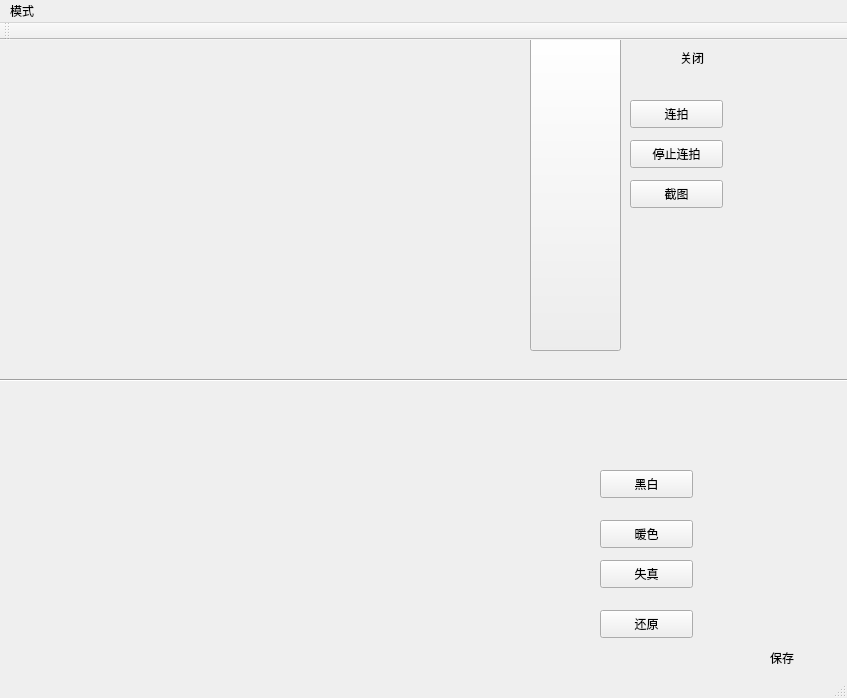
<?xml version="1.0" encoding="UTF-8"?>
<ui version="4.0">
 <class>MainWindow</class>
 <widget class="QMainWindow" name="MainWindow">
  <property name="geometry">
   <rect>
    <x>0</x>
    <y>0</y>
    <width>847</width>
    <height>698</height>
   </rect>
  </property>
  <property name="windowTitle">
   <string>照相机made by郜创新</string>
  </property>
  <property name="windowIcon">
   <iconset resource="heihei.qrc">
    <normaloff>:/Camera2.png</normaloff>:/Camera2.png</iconset>
  </property>
  <widget class="QWidget" name="centralWidget">
   <widget class="QWidget" name="horizontalWidget" native="true">
    <property name="geometry">
     <rect>
      <x>-40</x>
      <y>-10</y>
      <width>621</width>
      <height>331</height>
     </rect>
    </property>
    <layout class="QHBoxLayout" name="ImageView"/>
   </widget>
   <widget class="QPushButton" name="pushButton">
    <property name="geometry">
     <rect>
      <x>530</x>
      <y>-10</y>
      <width>91</width>
      <height>321</height>
     </rect>
    </property>
    <property name="text">
     <string/>
    </property>
    <property name="icon">
     <iconset resource="heihei.qrc">
      <normaloff>:/back1.png</normaloff>:/back1.png</iconset>
    </property>
    <property name="iconSize">
     <size>
      <width>100</width>
      <height>800</height>
     </size>
    </property>
   </widget>
   <widget class="QPushButton" name="buttonCapture">
    <property name="geometry">
     <rect>
      <x>560</x>
      <y>110</y>
      <width>60</width>
      <height>60</height>
     </rect>
    </property>
    <property name="maximumSize">
     <size>
      <width>60</width>
      <height>60</height>
     </size>
    </property>
    <property name="text">
     <string/>
    </property>
    <property name="icon">
     <iconset resource="heihei.qrc">
      <normaloff>:/Camera2.png</normaloff>:/Camera2.png</iconset>
    </property>
    <property name="iconSize">
     <size>
      <width>60</width>
      <height>60</height>
     </size>
    </property>
    <property name="flat">
     <bool>true</bool>
    </property>
   </widget>
   <widget class="QPushButton" name="buttonSave">
    <property name="geometry">
     <rect>
      <x>760</x>
      <y>540</y>
      <width>60</width>
      <height>60</height>
     </rect>
    </property>
    <property name="maximumSize">
     <size>
      <width>60</width>
      <height>60</height>
     </size>
    </property>
    <property name="text">
     <string/>
    </property>
    <property name="icon">
     <iconset resource="heihei.qrc">
      <normaloff>:/load.png</normaloff>:/load.png</iconset>
    </property>
    <property name="iconSize">
     <size>
      <width>60</width>
      <height>60</height>
     </size>
    </property>
    <property name="flat">
     <bool>true</bool>
    </property>
   </widget>
   <widget class="QPushButton" name="buttonQuit">
    <property name="geometry">
     <rect>
      <x>620</x>
      <y>-10</y>
      <width>60</width>
      <height>60</height>
     </rect>
    </property>
    <property name="maximumSize">
     <size>
      <width>60</width>
      <height>60</height>
     </size>
    </property>
    <property name="text">
     <string/>
    </property>
    <property name="icon">
     <iconset resource="heihei.qrc">
      <normaloff>:/Close.png</normaloff>:/Close.png</iconset>
    </property>
    <property name="iconSize">
     <size>
      <width>30</width>
      <height>30</height>
     </size>
    </property>
    <property name="flat">
     <bool>true</bool>
    </property>
   </widget>
   <widget class="QLabel" name="ImageCapture">
    <property name="geometry">
     <rect>
      <x>60</x>
      <y>350</y>
      <width>421</width>
      <height>281</height>
     </rect>
    </property>
    <property name="maximumSize">
     <size>
      <width>16777215</width>
      <height>454460</height>
     </size>
    </property>
    <property name="text">
     <string/>
    </property>
   </widget>
   <widget class="QLabel" name="label">
    <property name="geometry">
     <rect>
      <x>690</x>
      <y>170</y>
      <width>141</width>
      <height>131</height>
     </rect>
    </property>
    <property name="text">
     <string/>
    </property>
   </widget>
   <widget class="QPushButton" name="photocut">
    <property name="geometry">
     <rect>
      <x>630</x>
      <y>140</y>
      <width>93</width>
      <height>28</height>
     </rect>
    </property>
    <property name="text">
     <string>截图</string>
    </property>
   </widget>
   <widget class="QPushButton" name="shoot">
    <property name="geometry">
     <rect>
      <x>630</x>
      <y>60</y>
      <width>93</width>
      <height>28</height>
     </rect>
    </property>
    <property name="text">
     <string>连拍</string>
    </property>
   </widget>
   <widget class="QPushButton" name="stopShoot">
    <property name="geometry">
     <rect>
      <x>630</x>
      <y>100</y>
      <width>93</width>
      <height>28</height>
     </rect>
    </property>
    <property name="text">
     <string>停止连拍</string>
    </property>
   </widget>
   <widget class="QPushButton" name="grayButton">
    <property name="geometry">
     <rect>
      <x>600</x>
      <y>430</y>
      <width>93</width>
      <height>28</height>
     </rect>
    </property>
    <property name="text">
     <string>黑白</string>
    </property>
   </widget>
   <widget class="Line" name="line">
    <property name="geometry">
     <rect>
      <x>-30</x>
      <y>330</y>
      <width>881</width>
      <height>20</height>
     </rect>
    </property>
    <property name="orientation">
     <enum>Qt::Horizontal</enum>
    </property>
   </widget>
   <widget class="QPushButton" name="redButton">
    <property name="geometry">
     <rect>
      <x>600</x>
      <y>480</y>
      <width>93</width>
      <height>28</height>
     </rect>
    </property>
    <property name="text">
     <string>暖色</string>
    </property>
   </widget>
   <widget class="QLabel" name="label_2">
    <property name="geometry">
     <rect>
      <x>680</x>
      <y>10</y>
      <width>72</width>
      <height>15</height>
     </rect>
    </property>
    <property name="text">
     <string>关闭</string>
    </property>
   </widget>
   <widget class="QLabel" name="label_3">
    <property name="geometry">
     <rect>
      <x>770</x>
      <y>610</y>
      <width>72</width>
      <height>15</height>
     </rect>
    </property>
    <property name="text">
     <string>保存</string>
    </property>
   </widget>
   <widget class="QPushButton" name="reduce0Button">
    <property name="geometry">
     <rect>
      <x>600</x>
      <y>520</y>
      <width>93</width>
      <height>28</height>
     </rect>
    </property>
    <property name="text">
     <string>失真</string>
    </property>
   </widget>
   <widget class="QPushButton" name="originalButton">
    <property name="geometry">
     <rect>
      <x>600</x>
      <y>570</y>
      <width>93</width>
      <height>28</height>
     </rect>
    </property>
    <property name="text">
     <string>还原</string>
    </property>
   </widget>
   <zorder>pushButton</zorder>
   <zorder>horizontalWidget</zorder>
   <zorder>buttonCapture</zorder>
   <zorder>buttonSave</zorder>
   <zorder>buttonQuit</zorder>
   <zorder>ImageCapture</zorder>
   <zorder>label</zorder>
   <zorder>photocut</zorder>
   <zorder>shoot</zorder>
   <zorder>stopShoot</zorder>
   <zorder>grayButton</zorder>
   <zorder>line</zorder>
   <zorder>redButton</zorder>
   <zorder>label_2</zorder>
   <zorder>label_3</zorder>
   <zorder>reduce0Button</zorder>
   <zorder>originalButton</zorder>
  </widget>
  <widget class="QMenuBar" name="menuBar">
   <property name="geometry">
    <rect>
     <x>0</x>
     <y>0</y>
     <width>847</width>
     <height>26</height>
    </rect>
   </property>
   <widget class="QMenu" name="menu">
    <property name="title">
     <string>模式</string>
    </property>
    <addaction name="action555"/>
   </widget>
   <addaction name="menu"/>
  </widget>
  <widget class="QToolBar" name="mainToolBar">
   <attribute name="toolBarArea">
    <enum>TopToolBarArea</enum>
   </attribute>
   <attribute name="toolBarBreak">
    <bool>false</bool>
   </attribute>
  </widget>
  <widget class="QStatusBar" name="statusBar"/>
  <action name="action555">
   <property name="text">
    <string>555</string>
   </property>
  </action>
 </widget>
 <layoutdefault spacing="6" margin="11"/>
 <resources>
  <include location="heihei.qrc"/>
 </resources>
 <connections/>
</ui>
